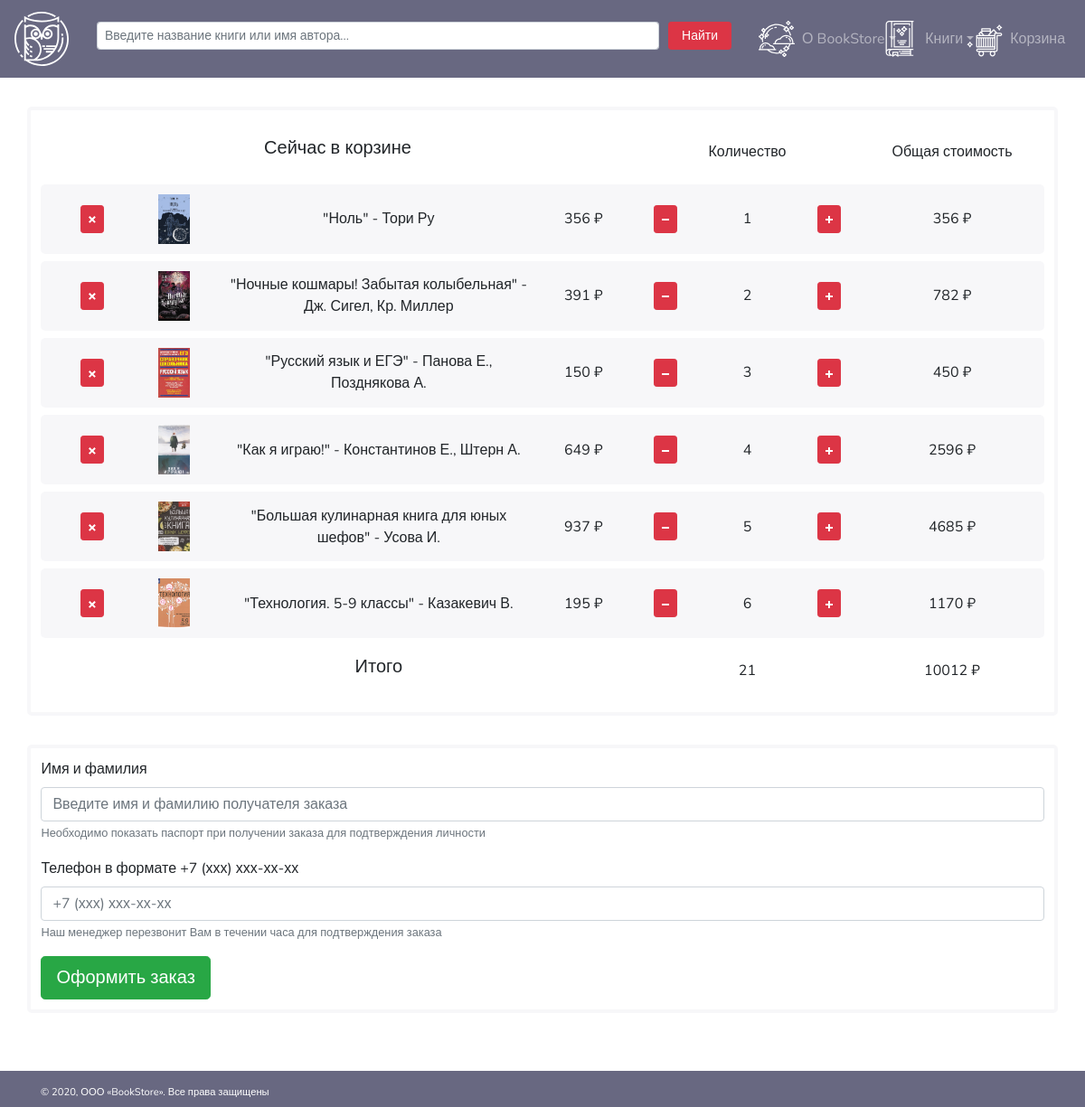
The page /cartPage.php on the database its author committed.
### tables this page shows
CREATE TABLE BOOK(
    IDBOOK INTEGER NOT NULL AUTO_INCREMENT PRIMARY KEY,
    ISBN VARCHAR(255) NOT NULL UNIQUE,
    BOOK TEXT NOT NULL,
    IDGENRE2 INTEGER,
    IDPUBLISHER INTEGER,
    WEIGHT DOUBLE,
    IMPRINTYEAR YEAR,
    PAGE INTEGER,
    ANNOTATION TEXT,
    AGELIMIT INTEGER,
    COST DOUBLE UNSIGNED NOT NULL DEFAULT 0,
    POPULARITY INTEGER UNSIGNED,
    AVAILABILITY BOOLEAN NOT NULL DEFAULT TRUE,
	PHOTO TEXT
);

CREATE TABLE AUTHOR(
    IDAUTHOR INTEGER NOT NULL AUTO_INCREMENT PRIMARY KEY,
    NAME TINYTEXT NOT NULL
);

### php/book.php (called while the page is built, shortened)
<?php
class Book{
    public function getBookInfo(int $idbook){
        require_once $_SERVER['DOCUMENT_ROOT']."/php/db.php";
        $db = new Database();
        $info = $db->getQuery("SELECT B.ISBN, B.BOOK, G.GENRE, B.AVAILABILITY,
        G2.GENRE2, P.PUBLISHER, B.WEIGHT, B.IMPRINTYEAR, B.PAGE, A.NAME AUTHORS,
        B.ANNOTATION, B.AGELIMIT, B.COST, B.POPULARITY, B.PHOTO
        FROM BOOK B, GENRE G, GENRE2 G2, PUBLISHER P, AUTHOR A, BOOKAUTHOR BA
        WHERE B.IDBOOK = " . $idbook ." AND G.IDGENRE = G2.IDGENRE
        AND G2.IDGENRE2 = B.IDGENRE2 AND P.IDPUBLISHER = B.IDPUBLISHER
        AND A.IDAUTHOR = BA.IDAUTHOR AND B.IDBOOK = BA.IDBOOK");
        $i = 0;
        if (count($info) <> 0){
            $this->name = $info[$i]['BOOK'];
            $this->cost = (double)$info[$i]['COST'];
            $this->photo = $info[$i]['PHOTO'];
            $this->authors = $info[$i]['AUTHORS'];
        }
        else echo "Ошибка! Книги с таким ID не существует.";
    }
}

### php/db.php (called while the page is built, shortened)
<?php
class Database{
	private $host = 'localhost';
	private $user = 'root';
	private $password = 'root';
	private $db = 'bookshop';
	private $port= 3306;
	protected $connection = null;
	protected function startConnection(){
		$this->connection = new mysqli($this->host, $this->user, $this->password, $this->db, $this->port);
	}
	protected function abortConnection(){
        if($this->connection != null){
            $this->connection = null;
        }
    }
	public function getQuery($query){
		$result = array();
		if($data = $this->connection->query($query)){
			while ($row = $data->fetch_assoc()) {
				$result[] = $row;
			};
		}
		return $result;
    }
}

### cartPage.php (the view, shortened to what this page needs)
<!DOCTYPE html>
<html>
    <?php
        include_once $_SERVER['DOCUMENT_ROOT']."/blocks/head.php";
        require_once $_SERVER['DOCUMENT_ROOT']."/php/book.php";
        $book = new Book();
    ?>
<body>
    <?php include_once $_SERVER['DOCUMENT_ROOT']."/blocks/header.php";?>
    <main class="container contentcontainer">
        <div class="myCart">
            <div class="row cartMainRow align-items-center">
                <div class="col-7 cartBookName"><h5>Сейчас в корзине</h5></div>
                <div class="col">Количество</div>
                <div class="col-2">Общая стоимость</div>
            </div>
            <?php for($i = 1; $i <= 6; $i++){ $book->getBookInfo($i);?>
            <div class="row cartRow align-items-center">
                <div class="col">
                    <button class="btn btn-danger btn-sm" type="submit">
                    </button>
                </div>
                <div class="col">
                    <img class="cartBookImg" <?='src="images/book/' . $book->photo . '"';?> alt="">
                </div>
                <div class="col-4 cartBookName">
                    <span class="cartBookName"><?='"' . $book->name . '" - ' . $book->authors;?></span>
                </div>
                <div class="col">
                    <div class="cost"><?=$book->cost;?> ₽</div>
                </div>
                <div class="col">
                    <button class="btn btn-danger btn-sm" type="submit">
                        <svg xmlns="http://www.w3.org/2000/svg" version="1.1" width="8" height="8" data-icon="minus" data-container-transform="translate(0 3)" viewBox="0 0 8 8">
                            <path fill="#ffffff" d="M0 3v2h8v-2h-8z" />
                        </svg>
                    </button>
                </div>
                <div class="col">
                    <span><?=$i;?><span>
                </div>
                <div class="col">
                    <button class="btn btn-danger btn-sm" type="submit">
                        <svg xmlns="http://www.w3.org/2000/svg" version="1.1" width="8" height="8" data-icon="plus" viewBox="0 0 8 8">
                            <path fill="#ffffff" d="M3 0v3h-3v2h3v3h2v-3h3v-2h-3v-3h-2z" />
                        </svg>
                    </button>
                </div>
                <div class="col-2">
                    <div class="cost"><?=$book->cost*$i?> ₽</div>
                </div>
            </div>
            <?php }?>
            <div class="row cartMainRow align-items-center">
                <div class="col-8 cartBookName"><h5>Итого</h5></div>
                <div class="col"><span>21<span></div>
                <div class="col-2"><div class="cost">10012 ₽</div></div>
            </div>
        </div>
        <div class="myCart">
            <form>
                <div class="form-group">
                    <label for="exampleInputEmail1">Имя и фамилия</label>
                    <input type="text" class="form-control" id="inputName" aria-describedby="nameHelp" placeholder="Введите имя и фамилию получателя заказа" required>
                    <small id="nameHelp" class="form-text text-muted">Необходимо показать паспорт при получении заказа для подтверждения личности</small>
                </div>
                <div class="form-group">
                    <label for="exampleInputPassword1">Телефон в формате +7 (ххх) ххх-хх-хх</label>
                    <input type="tel" pattern="+7 ([0-9]{3}) [0-9]{3}-[0-9]{2}-[0-9]{2}" aria-describedby="telHelp" placeholder="+7 (ххх) ххх-хх-хх" class="form-control" id="inputTel" placeholder="+7 (555) 555-55-55" required>
                    <small id="telHelp" class="form-text text-muted">Наш менеджер перезвонит Вам в течении часа для подтверждения заказа</small>
                </div>
                <button type="submit" class="btn btn-success btn-lg">Оформить заказ</button>
            </form>
        </div>
    </main>
    <?php
        include_once $_SERVER['DOCUMENT_ROOT']."/blocks/footer.php";
    ?>
</body>
</html>

### css/style.css (style rules this page uses)
html, body { height: 100%; font-family: 'Nunito', sans-serif; min-width: 320px; }
.bookRow, .item, .contactUsBlock, .cartRow, .contactUsRow { background-color: rgba(104, 104, 129, 0.05); }
.miniBookFlow, .myCart { border: 4px solid rgba(104, 104, 129, 0.05); }
.cartBookImg { object-fit: cover; width: 35px; height: 55px; }
.bannertext, .item, .miniBookFlow, .myCart, .contactUsBlock, .cartRow, .cartMainRow, .contactUsRow { border-radius: 5px; }
.contentcontainer { padding: 4vh 0; }
.bannertext, .annotationRow, .miniBookFlow, .myCart, .contactUsBlock, .cartRow, .cartMainRow, .contactUsRow { padding: 1%; }
.cartRow, .cartMainRow, .contactUsRow, .bookRow { margin: 1vh 0; }
.miniBookFlow, .articles, .carousel, .myCart { margin-bottom: 4vh; }
.navbar-collapse, .container-nav, li, .item, .miniBookName, .miniBookAutor, .cartRow, .cartMainRow { text-align: center; }
header, .form-control, .searchform, .bannertext, .articles { width: 100%!important; }
.myCart { min-width: 670px; }
main { min-height: 85vh; }

### rows shown on the page
book: PHOTO (picture), BOOK "Ноль", author.NAME "Тори Ру", COST "356", $book->cost*$i "356"
book: PHOTO (picture), BOOK "Ночные кошмары! Забытая колыбельная", author.NAME "Дж. Сигел, Кр. Миллер", COST "391", $book->cost*$i "782"
book: PHOTO (picture), BOOK "Русский язык и ЕГЭ", author.NAME "Панова Е., Позднякова А.", COST "150", $book->cost*$i "450"
book: PHOTO (picture), BOOK "Как я играю!", author.NAME "Константинов Е., Штерн А.", COST "649", $book->cost*$i "2596"
book: PHOTO (picture), BOOK "Большая кулинарная книга для юных шефов", author.NAME "Усова И.", COST "937", $book->cost*$i "4685"
book: PHOTO (picture), BOOK "Технология. 5-9 классы", author.NAME "Казакевич В.", COST "195", $book->cost*$i "1170"
